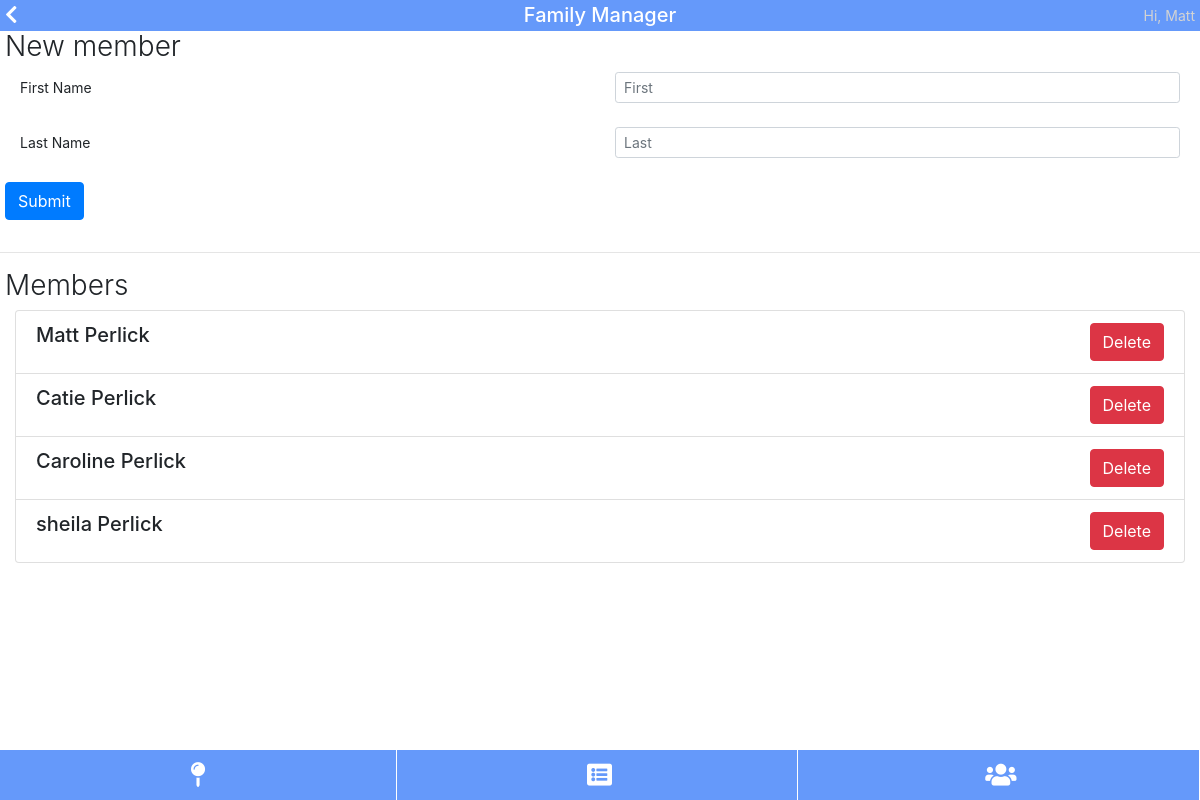
The page /family-manager (signed in) on the database as committed earlier.
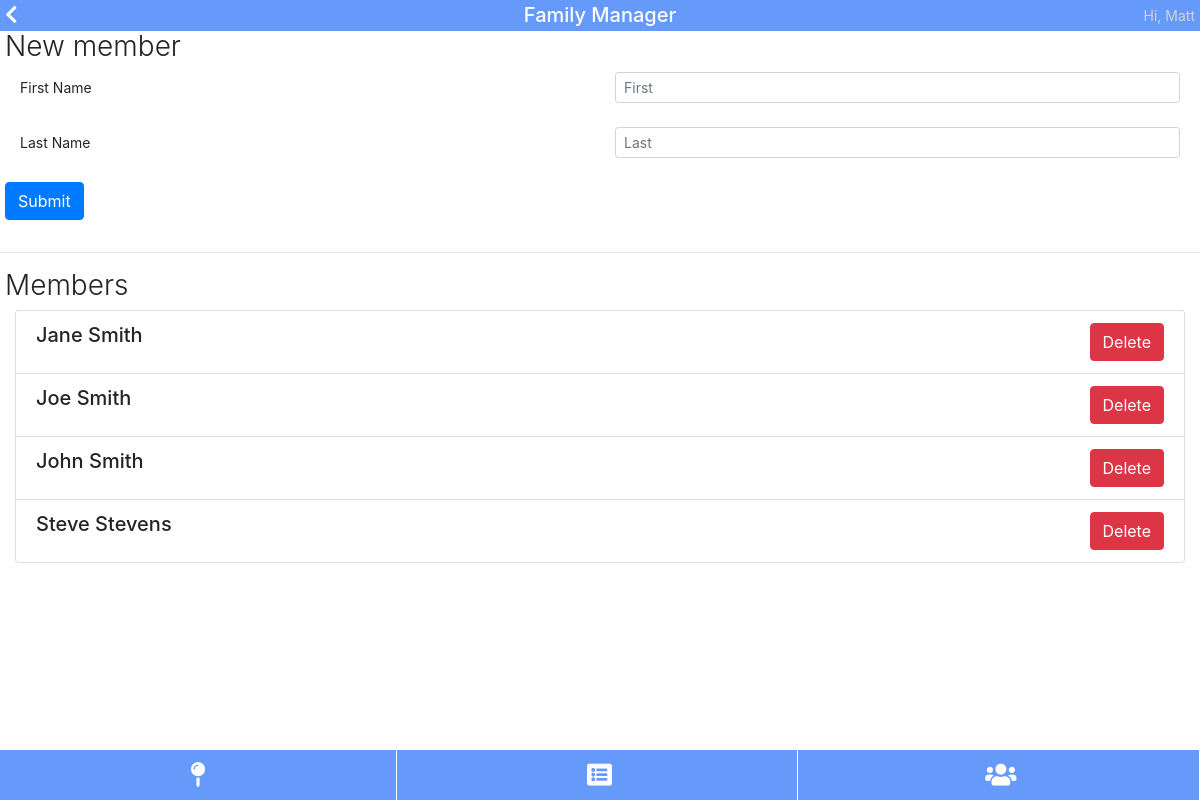
The same page on the database as committed later.
### tables this page shows
CREATE TABLE people (id INTEGER PRIMARY KEY, user_id INTEGER, first varchar(255), last varchar(255));

### pages.py (the view)
@pages.route('/family-manager')
@flask_login.login_required
def pages_familyManager():
	data = {}
	data['title'] = "Family Manager"
	uid = flask_login.current_user.get_id()
	data['members'] = db.get_db().query("select * from people where user_id=" + str(uid))
	return render_template('pages/family-manager.html', data=data)

### auth.py (called while the page is built)
	def get_id(self):
		return self.id

### database.py (called while the page is built)
	def get_db():
		try:
			db = getattr(g, '_database', None)
		except NameError:
			db = Database()
			g = lambda: None #funny syntax that lets me set an attribute on global g
			setattr(g, '_database', db)
		return db

	def query(self, sql, parameters=[]):
		c = self.conn.cursor()
		c.execute(sql, parameters)
		self.conn.commit()
		return c.fetchall()

### main.py (called while the page is built)
@app.teardown_appcontext
def close_connection(exception):
	try:
		db = getattr(g, '_database', None)
		db.close()
	except NameError:
		pass

@login_manager.user_loader
def load_user(id):
	res = db.get_db().query("select * from users where id='" + str(id) + "'")
	if len(res) == 1:
		user = User(res[0][0], res[0][1])
		user.is_authenticated = True
		return user
	else:
		return None

### templates/pages/family-manager.html (shortened to what this page needs)
{% extends "pages/base.html" %}
{% block content %}
<h2>New member</h2>
<form action="{{ url_for('api.api_add_member') }}" method="post">
	<div class="form-group row">
		<label for="first" class="col col-form-label-sm">First Name</label>
		<div class="col">
			<input type="text" class="form-control form-control-sm" placeholder="First" name="first" required>
		</div>
	</div>
	<div class="form-group row">
		<label for="last" class="col col-form-label-sm">Last Name</label>
		<div class="col">
			<input type="text" class="form-control form-control-sm" placeholder="Last" name="last" required>
		</div>
	</div>
	<button type="submit" class="btn btn-primary form-group">Submit</button>
</form>
<hr>
<h2>Members</h2>
<ul class="list-group">
	{% for person in data.members %}
		<form action="{{ url_for('api.api_delete_member') }}" method="post" class="list-group-item">
			<button type="submit" class="btn btn-danger" style="float: right;">Delete</button>
			<h5 class="mb-1"> {{ person[2] }} {{ person[3] }} </h5>
		</form>
	{% endfor %}
</ul>
{% endblock %}

Rows that differ between the two databases and show on the page:
removed people: first "Matt", last "Perlick"
removed people: first "Catie", last "Perlick"
removed people: first "sheila", last "Perlick"
changed people: first "Caroline" → "Jane"; last "Perlick" → "Smith"
added people: first "Joe", last "Smith"
added people: first "John", last "Smith"
added people: first "Steve", last "Stevens"
